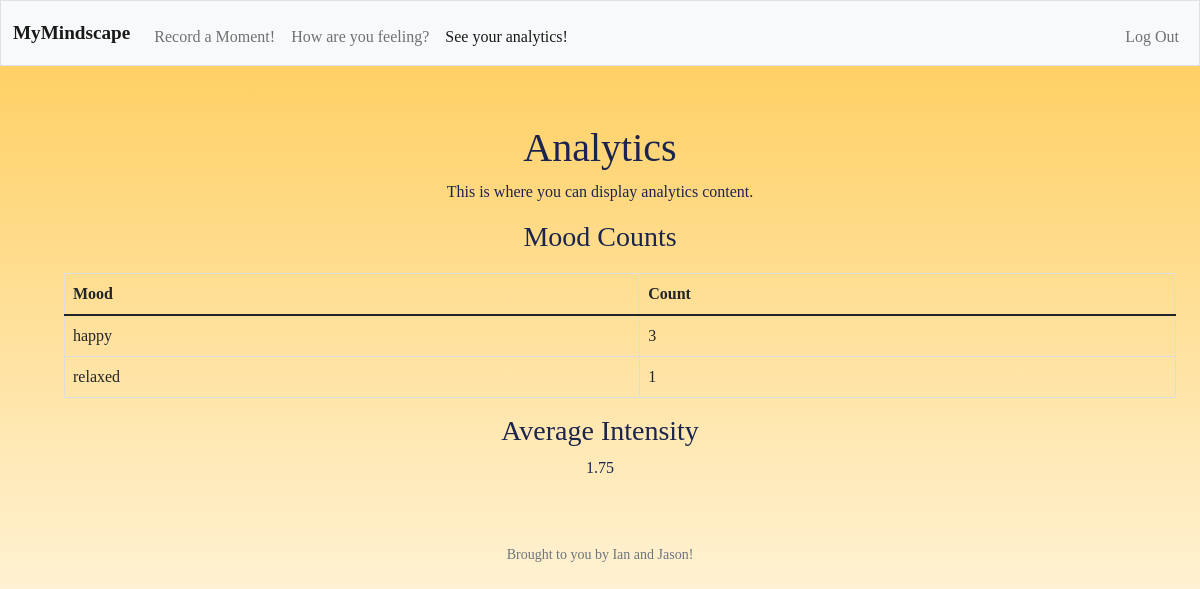
Before: /analytics (signed in) with the older database file.
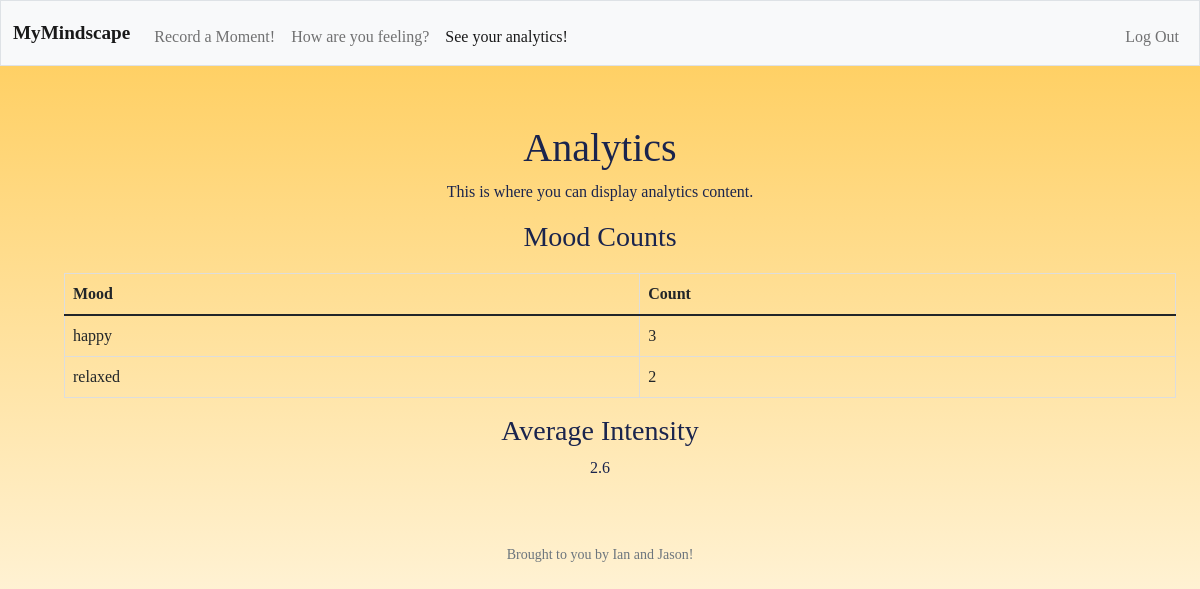
After: the same page with the newer database file.
### tables this page shows
CREATE TABLE mood (
    id INT PRIMARY KEY,
    user_id INT NOT NULL,
    mood TEXT NOT NULL,
    intensity INT NOT NULL,
    date DATE NOT NULL);

### app.py (the view)
@app.route('/analytics')
@login_required
def analytics():
    try:
        mood_data = db.execute("SELECT mood, intensity FROM mood WHERE user_id = ?", (session['user_id'],))
    except Exception as e:
        print(f"Error retrieving mood data: {e}")
        mood_data = []
    mood_counts = {}
    total_intensity = 0
    total_moods = 0
    for entry in mood_data:
        mood = entry['mood']
        intensity = entry['intensity']
        mood_counts[mood] = mood_counts.get(mood, 0) + 1
        total_intensity += intensity
        total_moods += 1
    average_intensity = total_intensity / total_moods if total_moods > 0 else 0
    return render_template('analytics.html', mood_counts=mood_counts, average_intensity=average_intensity)

### app.py (called while the page is built)
@app.after_request
def after_request(response):
    response.headers["Cache-Control"] = "no-cache, no-store, must-revalidate"
    response.headers["Expires"] = 0
    response.headers["Pragma"] = "no-cache"
    return response

### helpers.py (called while the page is built)
def login_required(f):
    @wraps(f)
    def decorated_function(*args, **kwargs):
        if 'user_id' not in session:
            return redirect(url_for('login'))
        return f(*args, **kwargs)
    return decorated_function

### templates/analytics.html (shortened to what this page needs)
{% extends "layout.html" %}
{% block main %}
    <div class="container">
        <h1>Analytics</h1>
        <p>This is where you can display analytics content.</p>
        <h3>Mood Counts</h3>
        <table class="table">
            <thead>
                <tr>
                    <th>Mood</th>
                    <th>Count</th>
                </tr>
            </thead>
            <tbody>
                {% for mood, count in mood_counts.items() %}
                    <tr>
                        <td>{{ mood }}</td>
                        <td>{{ count }}</td>
                    </tr>
                {% endfor %}
            </tbody>
        </table>
        <h3>Average Intensity</h3>
        <p>{{ average_intensity }}</p>
    </div>
{% endblock %}

### templates/layout.html (shortened to what this page needs)
<!DOCTYPE html>
<html lang="en">
    <head>
        <link href="https://cdn.jsdelivr.net/npm/bootstrap@5.1.3/dist/css/bootstrap.min.css" rel="stylesheet">
        <link rel="stylesheet" href="/static/style.css">
    </head>
    <body>
        <nav class="bg-light border navbar navbar-expand-md navbar-light">
            <div class="container-fluid">
                <a class="navbar-brand" href="/">MyMindscape</a>
                <div class="collapse navbar-collapse" id="navbar">
                    {% if session["user_id"] %}
                        <ul class="navbar-nav me-auto mt-2">
                            <li class="nav-item"><a class="nav-link {% if 'moment' in request.path %}active{% endif %}" href="/moment">Record a Moment!</a></li>
                            <li class="nav-item"><a class="nav-link {% if 'mood' in request.path %}active{% endif %}" href="/mood">How are you feeling?</a></li>
                            <li class="nav-item"><a class="nav-link {% if 'analytics' in request.path %}active{% endif %}" href="/analytics">See your analytics!</a></li>
                        </ul>
                        <ul class="navbar-nav ms-auto mt-2">
                            <li class="nav-item"><a class="nav-link" href="/logout">Log Out</a></li>
                        </ul>
                    {% else %}
                        <ul class="navbar-nav ms-auto mt-2">
                            <li class="nav-item"><a class="nav-link {% if 'register' in request.path %}active{% endif %}" href="/register">Register</a></li>
                            <li class="nav-item"><a class="nav-link {% if 'login' in request.path %}active{% endif %}" href="/login">Log In</a></li>
                        </ul>
                    {% endif %}
                </div>
            </div>
        </nav>
        <div class="content">
            <main class = "container-fluid py-5 text-center">
                {% block main %}{% endblock %}
            </main>
            <footer class="mb-5 small text-center text-muted">
                <p>Brought to you by Ian and Jason!</p>
            </footer>
        </div>
    </body>
</html>

### static/style.css (style rules this page uses)
.navbar-brand { font-size: larger; font-weight: bold; color: #1a244d; }
body { background: linear-gradient(to bottom, #ffcc57, #ffffff); background-size: cover; display: flex; height: 100vh; justify-content: center; flex-direction: column; font-family: Georgia, 'Times New Roman', Times, serif; color:#1a244d; }
.navbar { position: fixed; top: 0; width: 100%; }
.content { flex:1; padding: 20px; }
h1 { position: relative; margin-top: 5%; }
table { border-collapse: collapse; width: 50%; margin: 20px; }
th, td { border: 1px solid #dddddd; text-align: left; padding: 8px; }
th { background-color: #f2f2f2; }

Changed rows visible on the page:
changed mood "happy": count "1" → "2"
Other visible differences:
{{ average_intensity }}: "1.75" → "2.6"
